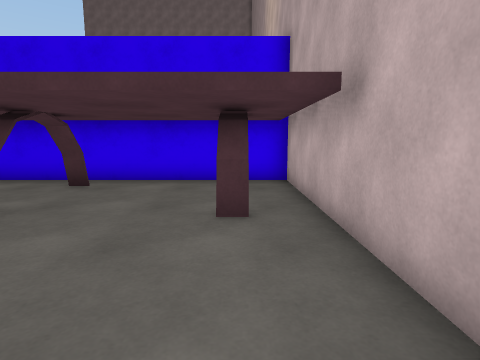
view 1 (above)

12 first-person views from a walk through a Unity game level. The camera is 1.2 m above the floor, tilts 8° down and sees 80° across. The floor is counted in squares, 1 m on a side. Each view is taken from the middle of a square. On the plan, view 1 faces up. The plan holds only what a view shows up to about 13 squares ahead; the rest is blank. The place goes on beyond the plan. The player is left out.

view 2
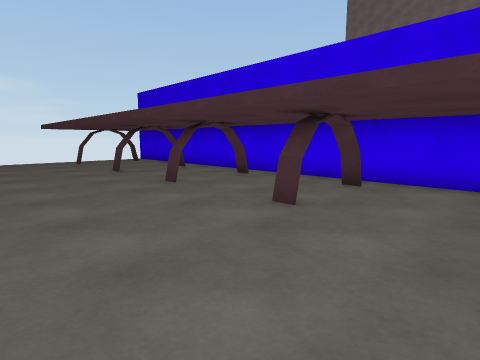

view 3
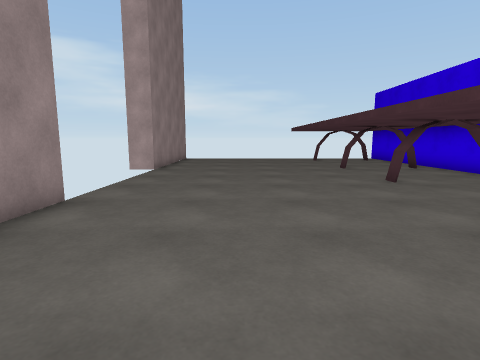

view 4
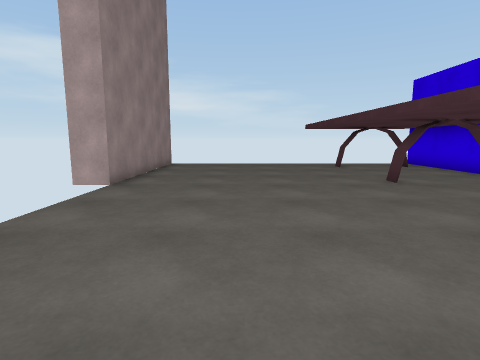

view 5
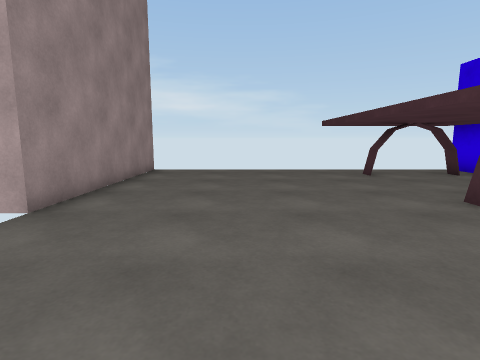

view 6
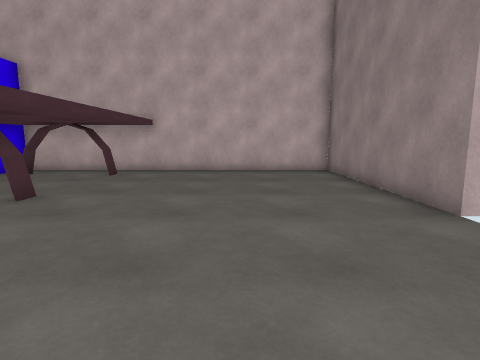

view 7
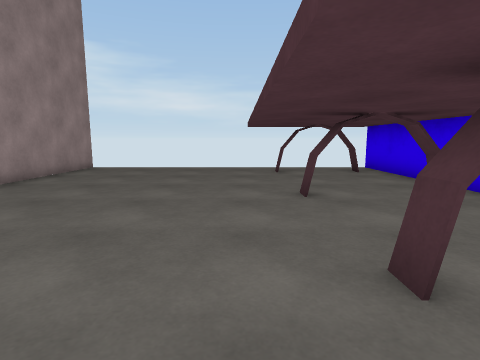

view 8
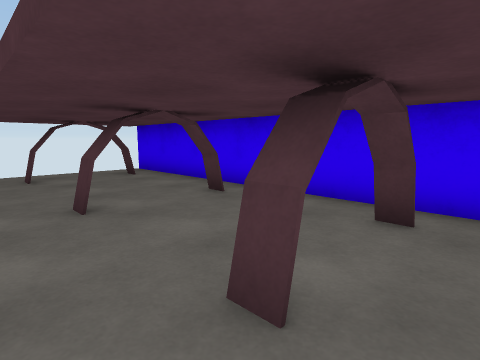

view 9
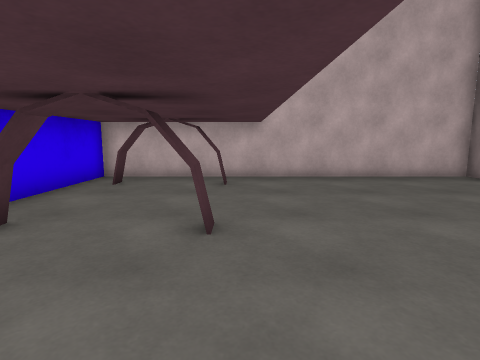

view 10
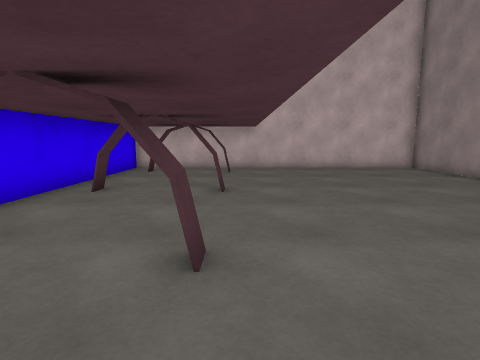

view 11
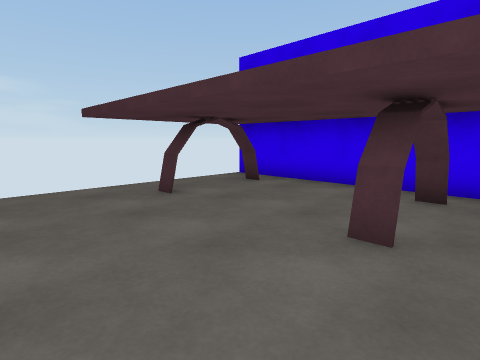

view 12
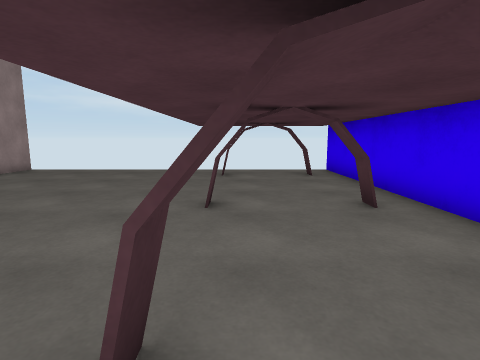

### Floor plan
Key: @ floor where view 1 was taken; # wall or solid block; x gap in a wall; . floor.
Columns run from 19 left of view 1 to 2 right of it. Each row starts with its distance up from view 1.
  9 ######################
  8  ....................#
  7  .#....#...#...#...#.#
  6  .#....x...x...x...#.#
  5  .#....#...#...#...#.#
  4  ....................#
  3  ....................#
  2  ....................#
  1  ....................#
  0  ..................@.#
 -1  ....................#
 -2  ....................#
 -3  ....................#
 -4 ########      ########

Positions as (right, up) in squares from view 1, and headings:
1: (0, 0), facing up
2: (-1, 0), facing up-left
3: (0, 0), facing left
4: (-4, 0), facing left
5: (-7, 0), facing left
6: (-10, 0), facing right
7: (-6, 3), facing left
8: (-7, 3), facing up-left
9: (-8, 4), facing right
10: (-11, 4), facing right
11: (-11, 1), facing up-left
12: (-7, 5), facing left
